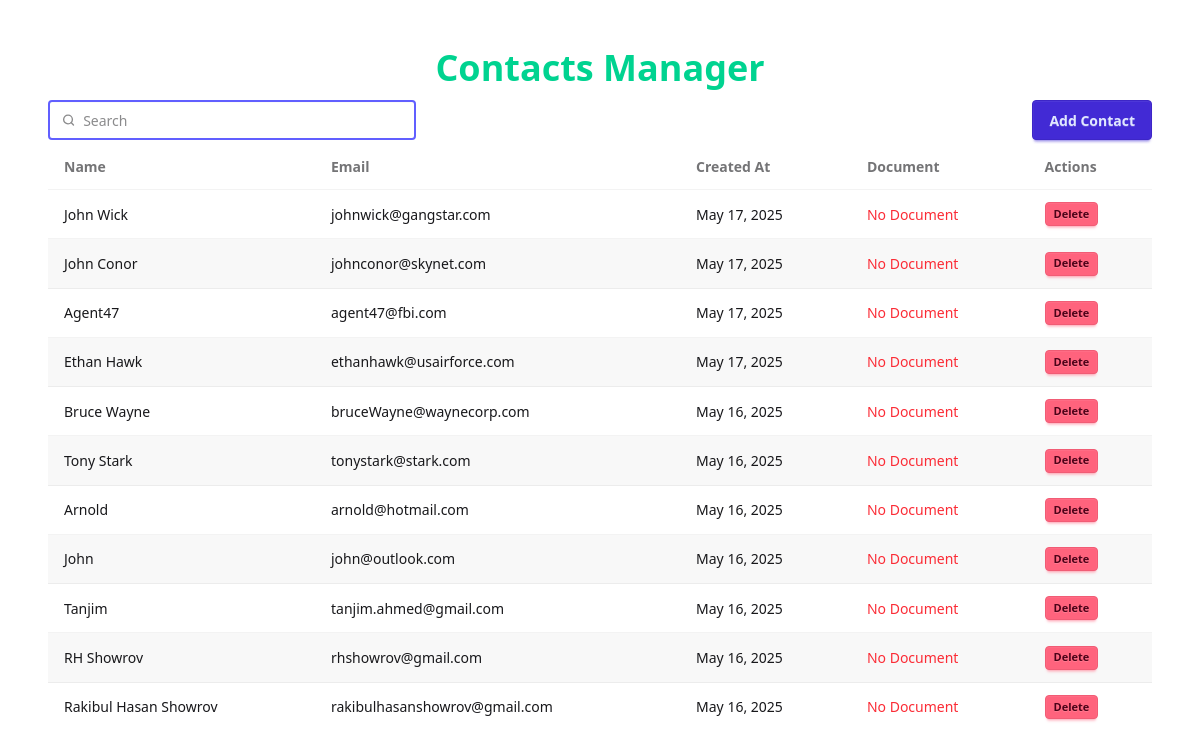
The page / (signed in) on the database as committed earlier.
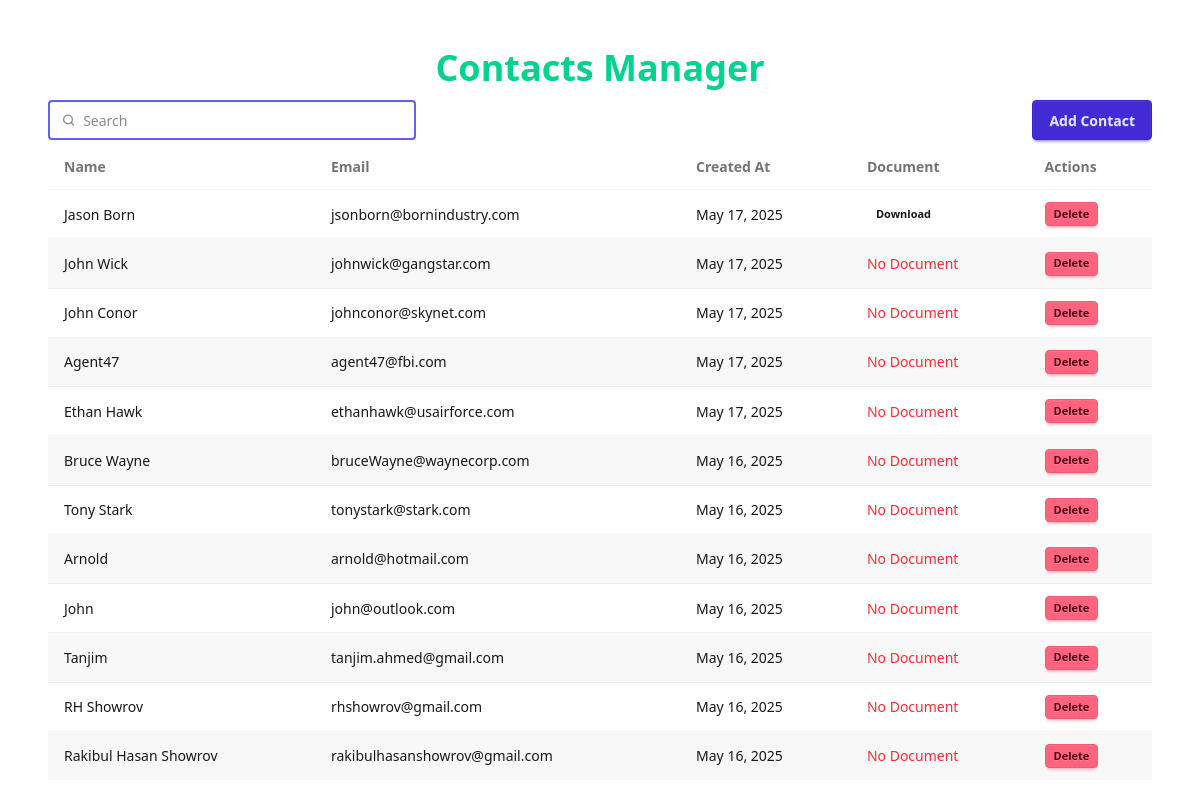
The same page on the database as committed later.
### contacts/models.py (models this page shows, shortened)
class Contact(models.Model):
    user=models.ForeignKey(User,on_delete=models.CASCADE,related_name='contacts')
    name=models.CharField(max_length=100)
    document=models.FileField(upload_to='contact_doc/',
             validators=[FileExtensionValidator(['pdf','docs','docx','txt'])],blank=True,null=True)
    email=models.EmailField()
    created_at=models.DateTimeField(auto_now_add=True)
    class Meta:
        unique_together=('email','user')

### contacts/views.py (the view)
# urls.py: path('',index,name='index'),
@login_required
def index(request):
    contacts=request.user.contacts.all().order_by('-created_at')
    form=ContactForm()
    context={'contacts':contacts,'form':form}
    return render(request,'contacts/contacts.html',context=context)

### contacts/forms.py (shortened to what this page needs)
class ContactForm(forms.ModelForm):
    name=forms.CharField(
        widget=forms.TextInput(attrs={
            'class':'input w-full',
            'placeholder':'Contact name'
        })
    )
    email=forms.EmailField(
        widget=forms.EmailInput(attrs={
            'class':'input w-full',
            'placeholder':'Contact Email'
        })
    )
    document=forms.FileField(
        widget=forms.FileInput(attrs={
            'class':'file-input file-input-info w-full',
        }),required=False
    )
    class Meta:
        model=Contact
        fields=('name','email','document')

### templates/contacts/contacts.html (shortened to what this page needs)
{% extends 'base.html'%} {%block title%}Contacts{%endblock%} {%block content%}
<div class="w-full">
  <h1 class="text-4xl font-bold text-success mt-3 text-center">
    Contacts Manager
  </h1>
  <div class="flex justify-between">
    <label class="input mt-3 w-1/3 mb-1 border-2 border-indigo-500/100">
      <svg
        class="h-[1em] opacity-50"
        xmlns="http://www.w3.org/2000/svg"
        viewBox="0 0 24 24"
      >
        <g
          stroke-linejoin="round"
          stroke-linecap="round"
          stroke-width="2.5"
          fill="none"
          stroke="currentColor"
        >
          <circle cx="11" cy="11" r="8"></circle>
          <path d="m21 21-4.3-4.3"></path>
        </g>
      </svg>
      <input
        type="search"
        required
        placeholder="Search"
        name="search"
        hx-get="{%url 'contacts:search'%}"
        hx-trigger="keyup delay:1s"
        hx-target="#contacts-list"
        hx-indicator="#spinner"
        hx-on::before-request="document.getElementById('spinner').removeAttribute('hidden')"
        hx-on:htmx:after-request="document.getElementById('spinner').setAttribute('hidden', true)"
      />
    </label>
    <button
      class="btn btn-primary mt-3 mb-1"
      onclick="contact_modal.showModal()"
    >
      Add Contact
    </button>
  </div>
  <div id="contacts-list">
    {% include 'contacts/partials/contacts-list.html' %}
  </div>
</div>
{%endblock%}

### templates/contacts/partials/contact-row.html
<tr>
  <td>{{ contact.name }}</td>
  <td>{{ contact.email }}</td>
  <td>{{ contact.created_at|date:"M d, Y" }}</td>
  <td>
    {%if contact.document %}
    <a href='{{contact.document.url}}' target="_blank" class="btn btn-xs btn-ghost">Download</a>
    {%else%}
    <span class="text-red-500">No Document</span>
    {%endif%}
  </td>
  <td>
    <button class="btn btn-xs btn-error"
    hx-delete="{% url 'contacts:delete_contact' pk=contact.pk %}"
    hx-on:contact-deleted="this.closest('tr').remove();"
    hx-confirm="Are you sure to delete this contact?"
    hx-headers='{"X-CSRFToken": "{{ csrf_token }}"}'
    >Delete</button>
  </td>
</tr>

Rows that differ between the two databases and show on the page:
added Contact: name "Jason Born", email "jsonborn@bornindustry.com", created_at "May 17, 2025"
